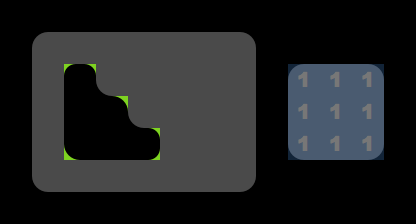

The image is a tile-based game level rendered from a .tmx file. Its description and source (layers, tilesets, objects; grid data summarised) follow:
An orthogonal 13x7 tile map with 32x32 px tiles, 5 tile layers (grid, walls, blockrounded, cellrounded, ...) and 14 objects (4x portal, 2x cloner, 2x freeze, player, twostep, ...).

<map version="1.0" orientation="orthogonal" renderorder="right-down" width="13" height="7" tilewidth="32" tileheight="32">
 <properties>
  <property name="_title" value="test" />
  <property name="mode" value="standalone" />
  <property name="zone" value="1" />
 </properties>
 <tileset firstgid="1" name="cells" tilewidth="32" tileheight="32">
  <image source="../cells.png" trans="ff00ff" width="128" height="384" />
 </tileset>
 <layer name="grid" width="13" height="7">
  <data>[91 cells, 91 non-empty, 2 distinct tile ids]</data>
 </layer>
 <layer name="walls" width="13" height="7">
  <data>[91 cells, 0 non-empty, 0 distinct tile ids]</data>
 </layer>
 <layer name="blockrounded" width="13" height="7">
  <data>[91 cells, 4 non-empty, 4 distinct tile ids]</data>
 </layer>
 <layer name="cellrounded" width="13" height="7">
  <data>[91 cells, 10 non-empty, 4 distinct tile ids]</data>
 </layer>
 <layer name="zonemap" width="13" height="7" opacity="0.25">
  <data>[91 cells, 9 non-empty, 1 distinct tile ids]</data>
 </layer>
 <objectgroup name="players">
  <object type="player" x="48.6667" y="111.667" />
 </objectgroup>
 <objectgroup name="enemies">
  <object type="twostep" x="238.667" y="79.3333" />
  <object type="enemy" x="239.667" y="49.3333" />
  <object type="cloner" x="336.292" y="79.8029" />
  <object type="cloner" x="334.612" y="144.485" />
 </objectgroup>
 <objectgroup name="items">
  <object type="goal" x="368.333" y="113" />
 </objectgroup>
 <objectgroup name="powerups">
  <object type="freeze" x="143.333" y="110.333" />
  <object type="freeze" x="303.811" y="111.444" />
 </objectgroup>
 <objectgroup name="portals">
  <object type="portal" x="46.6667" y="49.6667">
   <ellipse />
  </object>
  <object type="portal" x="175.333" y="144.333">
   <ellipse />
  </object>
  <object type="portal" x="238.333" y="48.6667">
   <ellipse />
  </object>
  <object type="portal" x="303.759" y="111.667">
   <ellipse />
  </object>
 </objectgroup>
 <objectgroup name="cells">
  <object type="fluffy" x="336.572" y="112.004">
   <ellipse />
  </object>
  <object type="falling" x="304.371" y="110.884" />
 </objectgroup>
</map>
